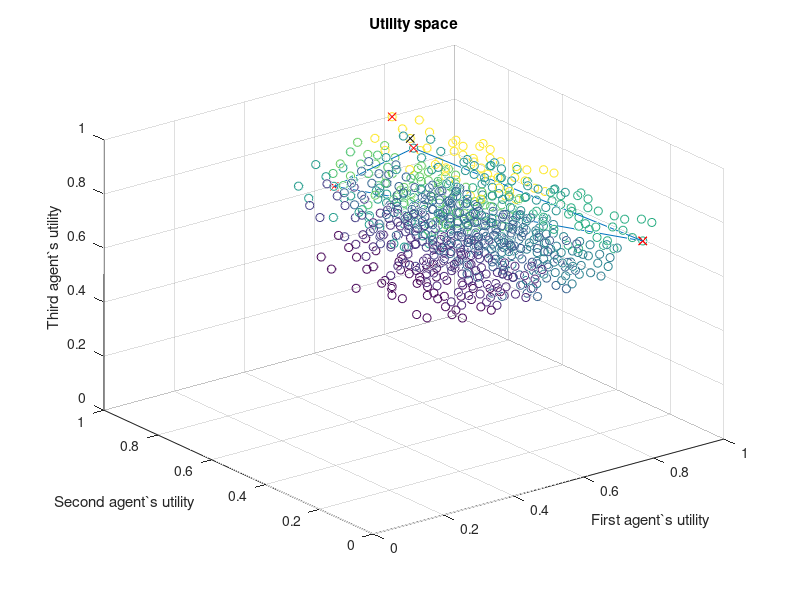

Here is the MATLAB script that generated this plot:
clear


% Preferences profiles

A = [ 3  2  2  1;  1 3  2 1;  2  1  4  3;  1  3 4  2;  2  3  1  1;  2  3  1  1];
B = [ 1  2  3  4;  3 2 12 1;  3  2 10  1; 12  2 1 13;  3  1  2  1; 10  3  1  2];
C = [20 15 12 10; 20 4 15 5; 25 20 10 23; 15 10 8 12; 18 15 20 15;  5 10 15 20];

wA = [0.19  0.28  0.19  0.05  0.10];
wB = [0.095 0.228 0.109 0.214 0.245];
wC = [0.264 0.190 0.223 0.058 0.097];


% Normalizing inputs

nissues = size(A,1); nvalues = size(A,2);
bid_space = nvalues ^ nissues

Am = max(A'); Amext = Am' * ones(1, nvalues);
Bm = max(B'); Bmext = Bm' * ones(1, nvalues);
Cm = max(C'); Cmext = Cm' * ones(1, nvalues);

Ar = A./Amext; Br = B./Bmext; Cr = C./Cmext;

wAm = sum(wA); wAr = wA/wAm;
wBm = sum(wB); wBr = wB/wBm;
wCm = sum(wC); wCr = wC/wCm;


% Inter-agents utilities

fA = zeros(nvalues, nvalues, nvalues, nvalues, nvalues);
fB = zeros(nvalues, nvalues, nvalues, nvalues, nvalues);
fC = zeros(nvalues, nvalues, nvalues, nvalues, nvalues);
fN = zeros(nvalues, nvalues, nvalues, nvalues, nvalues);

for i=1:nvalues
    for j=1:nvalues
        for k=1:nvalues
            for m=1:nvalues
                for n=1:nvalues
                    fA(i,j,k,m,n) = wAr * [Ar(1,i); Ar(2,j); Ar(3,k); Ar(4,m); Ar(5,n)];
                    fB(i,j,k,m,n) = wBr * [Br(1,i); Br(2,j); Br(3,k); Br(4,m); Br(5,n)];
                    fC(i,j,k,m,n) = wCr * [Cr(1,i); Cr(2,j); Cr(3,k); Cr(4,m); Cr(5,n)];
                    fN(i,j,k,m,n) = fA(i,j) * fB(i,j) * fC(i,j);
                end
            end
        end
    end
end

fAp = fA(:); fBp = fB(:); fCp = fC(:); fNp = fN(:); fTp = [fAp fBp fCp];

[vmax, imax] = max(fAp); uAmax = [fAp(imax) fBp(imax) fCp(imax)];
[vmax, imax] = max(fBp); uBmax = [fAp(imax) fBp(imax) fCp(imax)];
[vmax, imax] = max(fCp); uCmax = [fAp(imax) fBp(imax) fCp(imax)];
[vmax, imax] = max(fNp); uNmax = [fAp(imax) fBp(imax) fCp(imax)]

fmins = min(fTp'); [vmax, imax] = max(fmins); uNmin = [fAp(imax) fBp(imax) fCp(imax)]

figure(1), clf,
scatter3(fAp, fBp, fCp, 'CData', fNp), hold on,
%scatter3(fAp, fBp, fCp, fNp, fNp, 'filled')
plot3(uAmax(1),uAmax(2),uAmax(3), 'rx')
plot3(uBmax(1),uBmax(2),uBmax(3), 'rx')
plot3(uCmax(1),uCmax(2),uCmax(3), 'rx')
plot3(uNmax(1),uNmax(2),uNmax(3), 'rx')
plot3(uNmin(1),uNmin(2),uNmin(3), 'kx')
plot3(uAmax(1),uAmax(2),uAmax(3), 'rx')
plot3([uAmax(1) uBmax(1) uCmax(1) uAmax(1)],[uAmax(2) uBmax(2) uCmax(2) uAmax(2)],[uAmax(3) uBmax(3) uCmax(3) uAmax(3)])
title('Utility space')
xlabel('First agent`s utility')
ylabel('Second agent`s utility')
zlabel('Third agent`s utility')
axis([0 1 0 1 0 1])